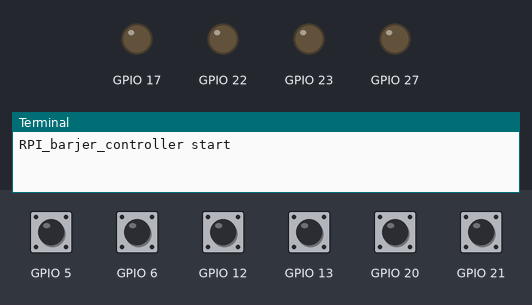
Simulated run of this program. Board: Raspberry Pi (BCM pin numbers). On the bench: output pins drawn as LEDs (lit = HIGH), the last lines printed to the terminal. Dashed ring = blinking. Inputs (shaded band) come from the test bench; at power-on: GPIO 5, GPIO 6, GPIO 12, GPIO 13, GPIO 20, GPIO 21 HIGH. The clock reads 2024-03-15 10:24:30 at power-on unless the program sets it; files the program writes start out absent; threads take turns every 2 ms.

Above: at 4.2 s.
4.3 s: GPIO 20 pulled LOW for 2.3 s
At 5.7 s:
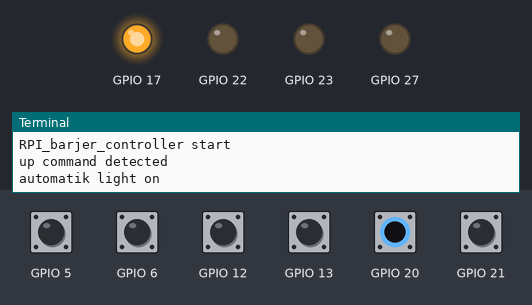
9.0 s: GPIO 5 pulled LOW for 2.3 s
At 10.1 s:
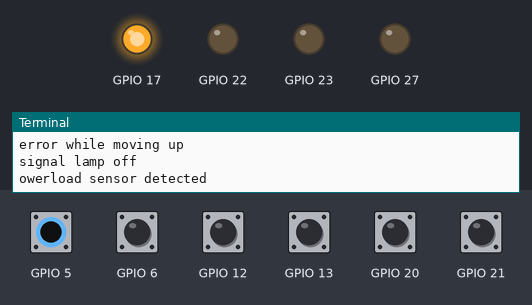
12.8 s: GPIO 21 pulled LOW for 2.3 s
At 15.4 s:
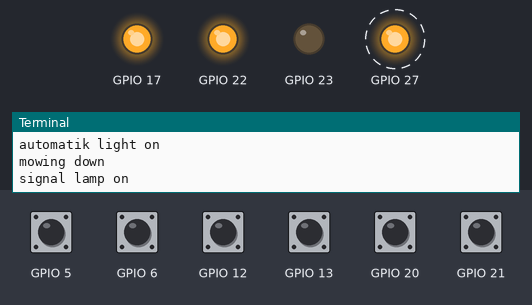
17.5 s: GPIO 5 pulled LOW for 2.3 s
At 18.3 s:
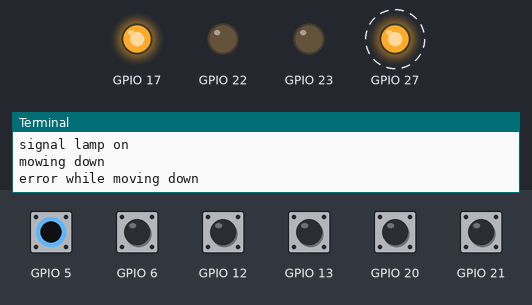
Timing chart, 0 to 21.0 s (numbered marks = the images above; inputs shaded):
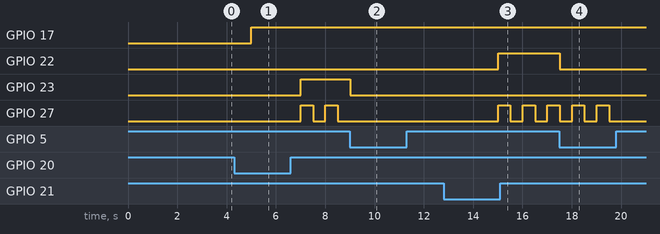

The program:

barjer.py
```python
import datetime
import time
import RPi.GPIO as GPIO
import threading

GPIO.setmode(GPIO.BCM)
GPIO.setwarnings(False)
GPIO.setup(22,GPIO.OUT,initial = GPIO.LOW)  # motor up
GPIO.setup(23,GPIO.OUT,initial = GPIO.LOW)  # motor down
GPIO.setup(27,GPIO.OUT,initial = GPIO.LOW)  # status lamp on/off
GPIO.setup(17,GPIO.OUT,initial = GPIO.LOW)  # automatik light
GPIO.setup(12,GPIO.IN,pull_up_down = GPIO.PUD_UP)  # up sensor detection
GPIO.setup(6,GPIO.IN,pull_up_down = GPIO.PUD_UP)  # down sensor detection
GPIO.setup(13,GPIO.IN,pull_up_down = GPIO.PUD_UP)  # safety sensor detection
GPIO.setup(5,GPIO.IN,pull_up_down = GPIO.PUD_UP)  # owerload sensor detection
GPIO.setup(20,GPIO.IN,pull_up_down = GPIO.PUD_UP)  # up command detection
GPIO.setup(21,GPIO.IN,pull_up_down = GPIO.PUD_UP)  # down command detection

counter=0
signal_lamp_stop=0
command_down=0
mesage_old=""

time.sleep(3)

#########################

def logwriter(mesage):

  mesagetime=datetime.datetime.now().strftime("%Y-%m-%d %H:%M:%S")
  log=mesagetime +" "+ mesage +"\n"
  f=open("barjer.log","a")
  f.write(log)
  f.close()

#########################

def printt(mesage):

  global mesage_old

  if mesage==mesage_old:
    pass
  else:
    print mesage
    logwriter(mesage)
    mesage_old=mesage

#########################

printt("RPI_barjer_controller start")

#########################

def timer():

  global counter
  global command_down
  printt("timer on")
  counter=0

  while counter!=30:
    counter=counter+1
    print counter
    time.sleep(1)
  printt("timer off")
  command_down=1


#########################

def signal_lamp():

  global signal_lamp_stop
  printt("signal lamp on")
  signal_lamp_stop=0

  while signal_lamp_stop!=1:
    GPIO.output(27,GPIO.HIGH)
    time.sleep(0.5)
    GPIO.output(27,GPIO.LOW)
    time.sleep(0.5)
  print("signal lamp off")

#########################

while True:

  if GPIO.input(12)==0:
    printt("up sensor detected")
  if GPIO.input(6)==0:
    printt("down sensor detected")
  if GPIO.input(13)==0:
    printt("safety sensor detected")
  if GPIO.input(5)==0:
    printt("owerload sensor detected")

  if GPIO.input(20)==0:  #up command detected

    printt("up command detected")
    printt("automatik light on")
    GPIO.output(17,GPIO.HIGH)
    signal_lamp_stop=1
    time.sleep(2)
    t2=threading.Thread(target=signal_lamp)
    t2.start()

    while GPIO.input(12)!=0 and GPIO.input(5)!=0:
      GPIO.output(23,GPIO.HIGH)
      printt("moving up")
      time.sleep(0.5)

    if GPIO.input(12)==0:
      printt("barjer is open")
      GPIO.output(23,GPIO.LOW)
      counter=30
      signal_lamp_stop=1
      time.sleep(2)
      printt("automatik light off")
      command_down=0
      GPIO.output(17,GPIO.LOW)
      t1=threading.Thread(target=timer)
      t1.start()
    else:
      printt("error while moving up")
      GPIO.output(23,GPIO.LOW)
  else:
    signal_lamp_stop=1
    time.sleep(1)

  if GPIO.input(21)==0 or command_down==1:  #down command detected
    printt("down command detected")
    printt("automatik light on")
    GPIO.output(17,GPIO.HIGH)
    signal_lamp_stop=1
    time.sleep(2)
    t2=threading.Thread(target=signal_lamp)
    t2.start()

    while GPIO.input(6)!=0 and GPIO.input(5)!=0 and GPIO.input(13)!=0:
      GPIO.output(22,GPIO.HIGH)
      printt("mowing down")
      time.sleep(0.5)

    if GPIO.input(13)==0:
      GPIO.output(22,GPIO.LOW)
      while GPIO.input(12)!=0 and GPIO.input(5)!=0:
        GPIO.output(23,GPIO.HIGH)
        printt("safety sensor > moving up")
        time.sleep(0.5)

      if GPIO.input(12)==0:
        printt("barjer is open safety sensor detected")
        GPIO.output(23,GPIO.LOW)
      else:
        printt("command safety up > error while moving up")
        if GPIO.input(5)==0:
          GPIO.output(23,GPIO.LOW)
          counter=30
          time.sleep(2)
          command_down=0
          continue
        else:
          GPIO.output(23,GPIO.LOW)
          counter=30
          time.sleep(2)
          command_down=1
      time.sleep(5)
      printt("safety sensor > moving down")
    else:
      pass

    if GPIO.input(6)==0:
      printt("barjer is closed")
      GPIO.output(22,GPIO.LOW)
      counter=30
      signal_lamp_stop=1
      time.sleep(2)
      command_down=0
      printt("automatik light off")
      GPIO.output(17,GPIO.LOW)
    else:
      printt("error while moving down")
      if GPIO.input(5)==0:
        GPIO.output(22,GPIO.LOW)
        counter=30
        time.sleep(2)
        command_down=0
      else:
        GPIO.output(22,GPIO.LOW)
        counter=30
        time.sleep(2)
        command_down=1
  else:
    signal_lamp_stop=1
    time.sleep(1)


#end
```

Measured:
- after the input at 4.3 s, GPIO 17: LOW → HIGH after 0.70 s; GPIO 23: LOW → HIGH after 2.7 s; GPIO 27: alternates HIGH for 0.50 s and LOW for 0.50 s, starting after 2.7 s
- after the input at 9.0 s, GPIO 23: HIGH → LOW at once; GPIO 27: stops changing and stays LOW
- after the input at 12.8 s, GPIO 22: LOW → HIGH after 2.2 s; GPIO 27: alternates HIGH for 0.50 s and LOW for 0.50 s, starting after 2.2 s
- after the input at 17.5 s, GPIO 22: HIGH → LOW at once; GPIO 27: goes on until 19.5 s, then stays LOW
